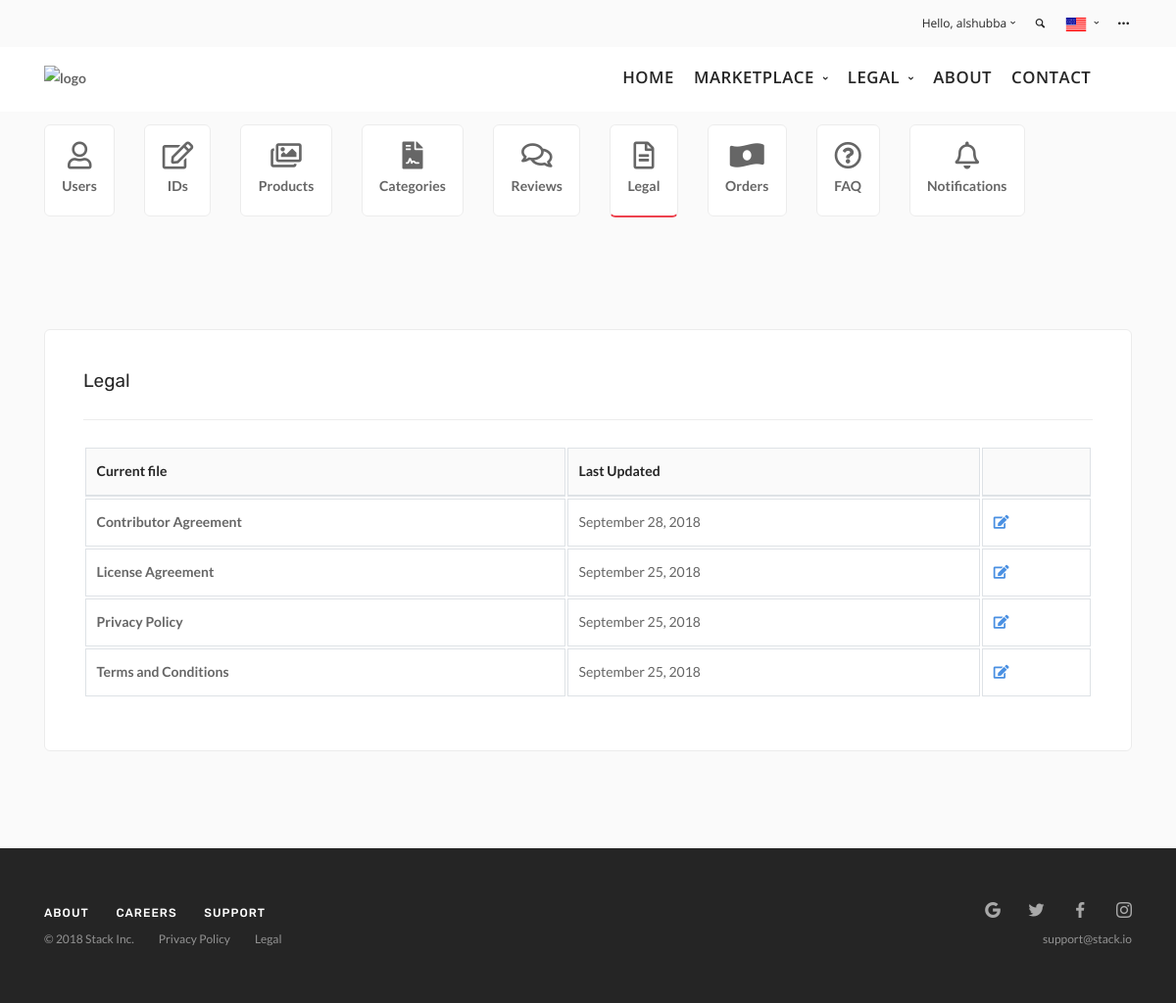
The app's page /admin/legal/ (signed in) with its own data.
### ssw/models.py (models this page shows)
class SowarStockUser(User):
    USER_TYPES = (("contributor", "Contributor"),("client", "Client"),
                  ("admin", "Admin"),("image_reviewer", "Image Reviewer"),
                  ("financial_admin", "Financial Admin"))
    LANGUAGES = (("en", "English"),("ar", "Arabic"))
    FORGOT_PASSWORD_STATUSES = (("none", "None"),("not_used", "Not Used"), ("used", "Used"))
    type = models.CharField(max_length=255, choices=USER_TYPES)
    country_code = models.CharField(max_length=5, null=True, blank=True)
    phone = models.CharField(max_length=10, null=True, blank=True)
    preferred_language = models.CharField(max_length=2, choices=LANGUAGES, null=True, blank=True)
    email_verification_code = models.UUIDField(default=uuid.uuid4)
    email_verified = models.BooleanField(default=False)
    forgot_password_verification = models.UUIDField(null=True, blank=True, unique=True)
    forgot_password_status = models.CharField(max_length=255, default="none", choices=FORGOT_PASSWORD_STATUSES)
    address = models.OneToOneField(Address, on_delete=models.PROTECT, null=True, blank=True)
    description = models.TextField(null=True, blank=True)
    profile_image = models.ImageField(upload_to='profile_images/', null=True, blank=True)
    class Meta:
        verbose_name = "Sowar Stock User"

class LegalDocument(models.Model):
    title = models.CharField(max_length=255)
    document = models.FileField(upload_to='legal/')
    created_at = models.DateTimeField(auto_now_add=True)
    updated_at = models.DateTimeField(auto_now=True)
    def __str__(self):
        return self.title

### ssw/gadmin/views.py (the view)
@login_required
def legal_main(request):
    documents = models.LegalDocument.objects.all()
    return render(request, "ssw/admin/legal_main.html", {"user":getSowarStockUser(request.user),"documents":documents,
                                                         "showadminmenu": True, "activeDashboardMenu": "legal"})

### ssw/templates/ssw/admin/legal_main.html (shortened to what this page needs)
{% extends "ssw/main.html" %}
{% load static from staticfiles %}
{% block content %}
    <section class="bg--secondary space--sm">
        <div class="container">
            <div class="row">
                <div class="col-lg-12">
                    <div class="boxed boxed--lg boxed--border">
                        <div id="products" class="account-tab">
                            <h4>
                                Legal
                            </h4>
                            <hr>
                            <div class="tab__content">
                                <div class="custom-scroll table-responsive">
                                    <table id="licenseTable" class="table table-bordered table-hover">
                                        <thead>
                                            <tr>
                                                <th>Current file</th>
                                                <th>Last Updated</th>
                                                <th></th>
                                          </tr>
                                        </thead>
                                        <tbody>
                                            {% for document in documents %}
                                            <tr>
                                                <td><a href="{{document.document.url}}">{{document}}</a></td>
                                                <td>{{document.updated_at|date:"F d, Y"}}</td>
                                                <td>
                                                    <a href="{% url 'admin_legal_edit' document.pk %}" class="color--primary"><i class="fa fa-edit"></i></a>
                                                </td>
                                            </tr>
                                            {% endfor %}
                                        </tbody>
                                    </table>
                                </div>
                            </div>
                        </div>
                    </div>
                </div>
            </div>
        </div>
    </section>
{% endblock %}

### ssw/templates/ssw/main.html (shortened to what this page needs)
{% load static from staticfiles %}
{% load notifications_tags %}
<!doctype html>
<html lang="en">
    <head>
        <link href="{% static 'ssw/css/bootstrap.css' %}" rel="stylesheet" type="text/css" media="all" />
        <link href="{% static 'ssw/css/stack-interface.css' %}" rel="stylesheet" type="text/css" media="all" />
        <link href="{% static 'ssw/css/socicon.css' %}" rel="stylesheet" type="text/css" media="all" />
        <link href="{% static 'ssw/css/lightbox.min.css' %}" rel="stylesheet" type="text/css" media="all" />
        <link href="{% static 'ssw/css/flickity.css' %}" rel="stylesheet" type="text/css" media="all" />
        <link href="{% static 'ssw/css/iconsmind.css' %}" rel="stylesheet" type="text/css" media="all" />
        <link href="{% static 'ssw/css/jquery.steps.css' %}" rel="stylesheet" type="text/css" media="all" />
        <link href="{% static 'ssw/css/theme.css' %}" rel="stylesheet" type="text/css" media="all" />
        <link href="{% static 'ssw/css/custom.css' %}" rel="stylesheet" type="text/css" media="all" />
        <link href="{% static 'ssw/css/font-rubiklato.css' %}" rel="stylesheet" type="text/css" media="all" />
        <link rel="stylesheet" href="https://use.fontawesome.com/releases/v5.2.0/css/all.css">
        <link href="{% static 'ssw/css/main.css' %}" rel="stylesheet" type="text/css" media="all" />
    </head>
    <body class=" ">
        <section class="bar bar-3 bar--sm bg--secondary">
            <div class="container">
                <div class="row">
                    <div class="col-lg-6">
                    </div>
                    <div class="col-lg-6 text-right text-left-xs text-left-sm">
                        <div class="bar__module">
                            <ul class="menu-horizontal">
                                {% if user.is_authenticated %}
                                <li class="dropdown">
                                    <span class="dropdown__trigger">Hello, {{ user }}</span>
                                </li>
                                {% endif %}
                                <li>
                                    <a href="#" data-notification-link="search-box">
                                        <i class="stack-search"></i>
                                    </a>
                                </li>
                                <li class="dropdown dropdown--absolute">
                                    <span class="dropdown__trigger">
                                        <img alt="Image" class="flag" src="{% static 'ssw/img/flag-1.png' %}">
                                    </span>
                                </li>
                                <li>
                                    <a href="#" data-notification-link="side-menu">
                                        <i class="stack-dot-3"></i>
                                    </a>
                                </li>
                            </ul>
                        </div>
                    </div>
                </div>
            </div>
        </section>
        <div class="nav-container ">
            <nav id="menu1" class="bar bar--sm bar-1 hidden-xs ">
                <div class="container">
                    <div class="row">
                        <div class="col-lg-1 col-md-2 hidden-xs">
                            <div class="bar__module">
                                <a href="/">
                                    <img class="logo logo-dark" style="max-height: 10em" alt="logo" src="{% static 'ssw/img/sowar_stock_logo_black_trans.png' %}">
                                </a>
                            </div>
                        </div>
                        <div class="col-lg-11 col-md-12 text-right text-left-xs text-left-sm">
                            <div class="bar__module">
                                <ul class="menu-horizontal text-left">
                                    <li>
                                        <a href="/" {% if activeDashboardMenu == "home" %} class="sowar_stock_color_font sowar_stock_color_underline"{% endif %}>HOME</a>
                                    </li>
                                    <li class="dropdown">
                                        <span
                                            {% if activeDashboardMenu == "photos" or activeDashboardMenu == "vectors" or activeDashboardMenu == "calligraphy" %} class="dropdown__trigger sowar_stock_color_font sowar_stock_color_underline"{% else %} class="dropdown__trigger"{% endif %}
                                        >
                                            Marketplace
                                        </span>
                                    </li>
                                    <li class="dropdown">
                                        <span
                                            {% if activeDashboardMenu == "legal_contributor" or activeDashboardMenu == "legal_license" or activeDashboardMenu == "legal_privacy" or activeDashboardMenu == "legal_terms" %} class="dropdown__trigger sowar_stock_color_font sowar_stock_color_underline"{% else %} class="dropdown__trigger"{% endif %}
                                        >
                                            Legal
                                        </span>
                                    </li>
                                    <li>
                                        <a href="{% url 'about' %}" {% if activeDashboardMenu == "about" %} class="sowar_stock_color_font sowar_stock_color_underline"{% endif %}>ABOUT</a>
                                    </li>
                                    <li>
                                        <a href="{% url 'contact' %}" {% if activeDashboardMenu == "contact" %} class="sowar_stock_color_font sowar_stock_color_underline"{% endif %}>CONTACT</a>
                                    </li>
                                </ul>
                            </div>
                        </div>
                    </div>
                </div>
            </nav>
        </div>
        {% if user.type == "admin" and showadminmenu %}
        {% include "ssw/menu/admin_menu.html" %}
        {% endif %}
        <div class="main-container">
            <div class="row bg--secondary">
                <div class="col-md-3"></div>
                <div class="col-md-6">
                </div>
            </div>
            {% block content %}{% endblock %}
            <footer class="text-center-xs space--xs bg--dark ">
                <div class="container">
                    <div class="row">
                        <div class="col-md-7">
                            <ul class="list-inline">
                                <li>
                                    <a href="#">
                                        <span class="h6 type--uppercase">About</span>
                                    </a>
                                </li>
                                <li>
                                    <a href="#">
                                        <span class="h6 type--uppercase">Careers</span>
                                    </a>
                                </li>
                                <li>
                                    <a href="#">
                                        <span class="h6 type--uppercase">Support</span>
                                    </a>
                                </li>
                            </ul>
                        </div>
                        <div class="col-md-5 text-right text-center-xs">
                            <ul class="social-list list-inline list--hover">
                                <li>
                                    <a href="#">
                                        <i class="socicon socicon-google icon icon--xs"></i>
                                    </a>
                                </li>
                                <li>
                                    <a href="#">
                                        <i class="socicon socicon-twitter icon icon--xs"></i>
                                    </a>
                                </li>
                                <li>
                                    <a href="#">
                                        <i class="socicon socicon-facebook icon icon--xs"></i>
                                    </a>
                                </li>
                                <li>
                                    <a href="#">
                                        <i class="socicon socicon-instagram icon icon--xs"></i>
                                    </a>
                                </li>
                            </ul>
                        </div>
                    </div>
                    <div class="row">
                        <div class="col-md-7">
                            <span class="type--fine-print">&copy;
                                <span class="update-year"></span> Stack Inc.</span>
                            <a class="type--fine-print" href="#">Privacy Policy</a>
                            <a class="type--fine-print" href="#">Legal</a>
                        </div>
                        <div class="col-md-5 text-right text-center-xs">
                            <a class="type--fine-print" href="#">support@stack.io</a>
                        </div>
                    </div>
                </div>
            </footer>
        </div>
    </body>
</html>

### records on screen
SowarStockUser: username "alshubba"
LegalDocument: title "Contributor Agreement", updated_at "September 28, 2018"
LegalDocument: title "License Agreement", updated_at "September 25, 2018"
LegalDocument: title "Privacy Policy", updated_at "September 25, 2018"
LegalDocument: title "Terms and Conditions", updated_at "September 25, 2018"
